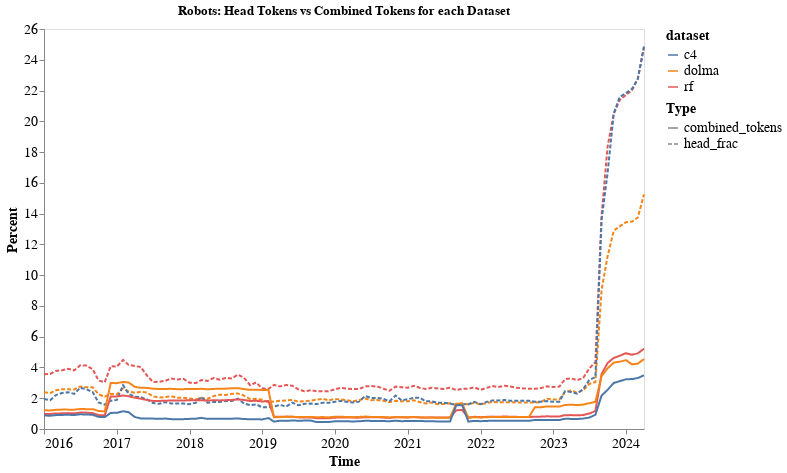
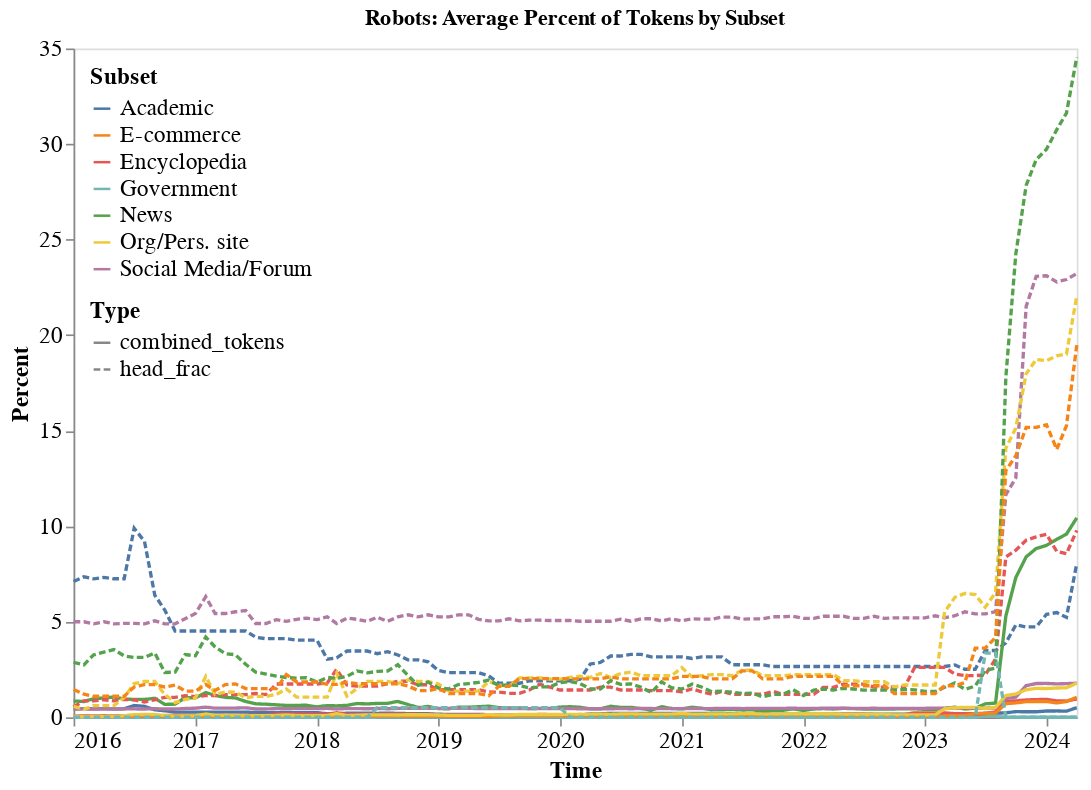

Notebook code cell kept with these figures, in order:
### Code cell
# Load data
robots_df = load_data('output_data_robots/*')  # Adjust path as needed
# print(data)
# print(data.index.name)

# Prepare data for plots
robots_df_full_plot = prepare_data_for_plot1(robots_df)
robots_df_service_plot = prepare_data_for_plot2(robots_df)
# print(data_plot2["subset"].unique())

# Create plots
plot1 = create_plot(robots_df_full_plot, 'Robots: Head Tokens vs Combined Tokens for each Dataset', 'Time', 'Percent', 'Times', 14)
plot2 = create_plot2(robots_df_service_plot, 'Robots: Average Percent of Tokens by Subset', 'Time', 'Percent', 'Times', 14)

# Display the plots
plot1.display()
plot2.display()

### Figure 1 — Vega-Lite specification as saved in the notebook (floating-point values rounded to 4 significant figures; data arrays with more than 128 entries replaced by an {"elided": "..."} marker saying what was removed)
{"config": {"view": {"continuousWidth": 300, "continuousHeight": 300}, "axis": {"grid": false, "labelFont": "Times", "labelFontSize": 14, "titleFont": "Times", "titleFontSize": 14}, "legend": {"labelFont": "Times", "labelFontSize": 14, "titleFont": "Times", "titleFontSize": 14}}, "data": {"name": "data-982bf859b4a44c31725377e5396be762"}, "mark": {"type": "line"}, "encoding": {"color": {"field": "dataset", "type": "nominal"}, "strokeDash": {"field": "Type", "type": "nominal"}, "x": {"axis": {"format": "%Y", "tickCount": {"interval": "year", "step": 1}}, "field": "Date", "title": "Time", "type": "temporal"}, "y": {"field": "Percent", "title": "Percent", "type": "quantitative"}}, "height": 400, "title": "Robots: Head Tokens vs Combined Tokens for each Dataset", "width": 600, "$schema": "https://vega.github.io/schema/vega-lite/v5.17.0.json", "datasets": {"data-982bf859b4a44c31725377e5396be762": {"elided": "600 records"}}}

### Figure 2 — Vega-Lite specification as saved in the notebook (floating-point values rounded to 4 significant figures; data arrays with more than 128 entries replaced by an {"elided": "..."} marker saying what was removed)
{"config": {"view": {"continuousWidth": 300, "continuousHeight": 300}, "axis": {"grid": false, "labelFont": "Times", "labelFontSize": 14, "titleFont": "Times", "titleFontSize": 14}}, "data": {"name": "data-eed113952bf42616cbe13892b1d9b1bb"}, "mark": {"type": "line"}, "encoding": {"color": {"field": "subset", "legend": {"labelFont": "Times", "labelFontSize": 14, "legendX": 10, "legendY": 10, "orient": "none", "title": "Subset", "titleFont": "Times", "titleFontSize": 14}, "type": "nominal"}, "strokeDash": {"field": "Type", "legend": {"labelFont": "Times", "labelFontSize": 14, "legendX": 10, "legendY": 150, "orient": "none", "title": "Type", "titleFont": "Times", "titleFontSize": 14}, "type": "nominal"}, "x": {"axis": {"format": "%Y", "tickCount": {"interval": "year", "step": 1}}, "field": "Date", "title": "Time", "type": "temporal"}, "y": {"field": "Percent", "title": "Percent", "type": "quantitative"}}, "height": 400, "title": "Robots: Average Percent of Tokens by Subset", "width": 600, "$schema": "https://vega.github.io/schema/vega-lite/v5.17.0.json", "datasets": {"data-eed113952bf42616cbe13892b1d9b1bb": {"elided": "1400 records"}}}
